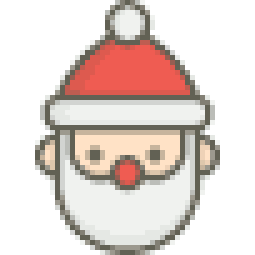
#> input picture PlantUML/input.png, 51 x 51 px (shown 5 times larger)
$ python resize_image.py ../input.png out.png
#> lines starting #> are read from the running program, lines starting #| are printed output that depends on the picture
from PIL import Image
import argparse

def resize_image(input_file, output_file, size=(32, 32)):
    # Abre a imagem
#> called with input_file = '../input.png', output_file = 'out.png', size = (32, 32)
    with Image.open(input_file) as img:
        # Redimensiona a imagem usando LANCZOS
#> img is the input picture: PIL image 51x51 P; mean R, G, B 227.3, 214.6, 209.7
        resized_img = img.resize(size, Image.LANCZOS)
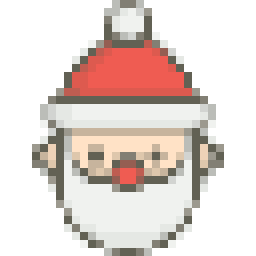
#> resized_img: PIL image 32x32 P (shown 8 times larger); mean R, G, B 227.6, 214.9, 210
        # Salva a imagem redimensionada
        resized_img.save(output_file)

if __name__ == "__main__":
    parser = argparse.ArgumentParser(description="Redimensiona uma imagem PNG para 32x32 pixels.")
    parser.add_argument("input_file", help="Caminho para o arquivo de imagem PNG de entrada.")
    parser.add_argument("output_file", help="Caminho para o arquivo de imagem PNG de saída.")

    args = parser.parse_args()
    resize_image(args.input_file, args.output_file)
    print(f"Imagem redimensionada e salva como {args.output_file}")
